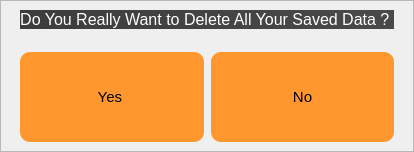
      <widget class="QWidget" name="DeleteMessagePage">
       <layout class="QHBoxLayout" name="horizontalLayout_11">
        <property name="spacing">
         <number>0</number>
        </property>
        <property name="leftMargin">
         <number>0</number>
        </property>
        <property name="topMargin">
         <number>0</number>
        </property>
        <property name="rightMargin">
         <number>0</number>
        </property>
        <property name="bottomMargin">
         <number>0</number>
        </property>
        <item>
         <widget class="QFrame" name="frame_14">
          <property name="frameShape">
           <enum>QFrame::StyledPanel</enum>
          </property>
          <property name="frameShadow">
           <enum>QFrame::Raised</enum>
          </property>
          <layout class="QHBoxLayout" name="horizontalLayout_12">
           <item>
            <layout class="QGridLayout" name="gridLayout_5">
             <property name="leftMargin">
              <number>10</number>
             </property>
             <property name="rightMargin">
              <number>10</number>
             </property>
             <property name="horizontalSpacing">
              <number>7</number>
             </property>
             <property name="verticalSpacing">
              <number>23</number>
             </property>
             <item row="1" column="1">
              <widget class="QPushButton" name="NoDelete">
               <property name="minimumSize">
                <size>
                 <width>0</width>
                 <height>90</height>
                </size>
               </property>
               <property name="font">
                <font>
                 <pointsize>11</pointsize>
                </font>
               </property>
               <property name="styleSheet">
                <string notr="true">QPushButton{
	background-color: rgb(255, 141, 26);
	color: rgb(0, 0, 0);
	border-radius:10px;
		background-color: rgb(255, 151, 46);

}

QPushButton:hover{
	
background-color: rgb(31, 236, 35);

}</string>
               </property>
               <property name="text">
                <string>No</string>
               </property>
              </widget>
             </item>
             <item row="1" column="0">
              <widget class="QPushButton" name="YesDelete">
               <property name="minimumSize">
                <size>
                 <width>0</width>
                 <height>90</height>
                </size>
               </property>
               <property name="font">
                <font>
                 <pointsize>11</pointsize>
                </font>
               </property>
               <property name="styleSheet">
                <string notr="true">QPushButton{
	background-color: rgb(255, 141, 26);
	color: rgb(0, 0, 0);
	border-radius:10px;
		background-color: rgb(255, 151, 46);
	
}

QPushButton:hover{
	
background-color: rgb(31, 236, 35);

}</string>
               </property>
               <property name="text">
                <string>Yes </string>
               </property>
              </widget>
             </item>
             <item row="0" column="0" colspan="2">
              <widget class="QLabel" name="DeleteMessage">
               <property name="font">
                <font>
                 <pointsize>12</pointsize>
                </font>
               </property>
               <property name="styleSheet">
                <string notr="true">QLabel{
	
	color: rgb(255, 255, 255);
	
	background-color: qlineargradient(spread:pad, x1:0, y1:0.71, x2:1, y2:0.670636, stop:0 rgba(0, 0, 0, 190), stop:1 rgba(13, 13, 13, 187));

}</string>
               </property>
               <property name="text">
                <string>Do You Really Want to Delete All Your Saved Data ? </string>
               </property>
               <property name="alignment">
                <set>Qt::AlignCenter</set>
               </property>
              </widget>
             </item>
            </layout>
           </item>
          </layout>
         </widget>
        </item>
       </layout>
      </widget>
